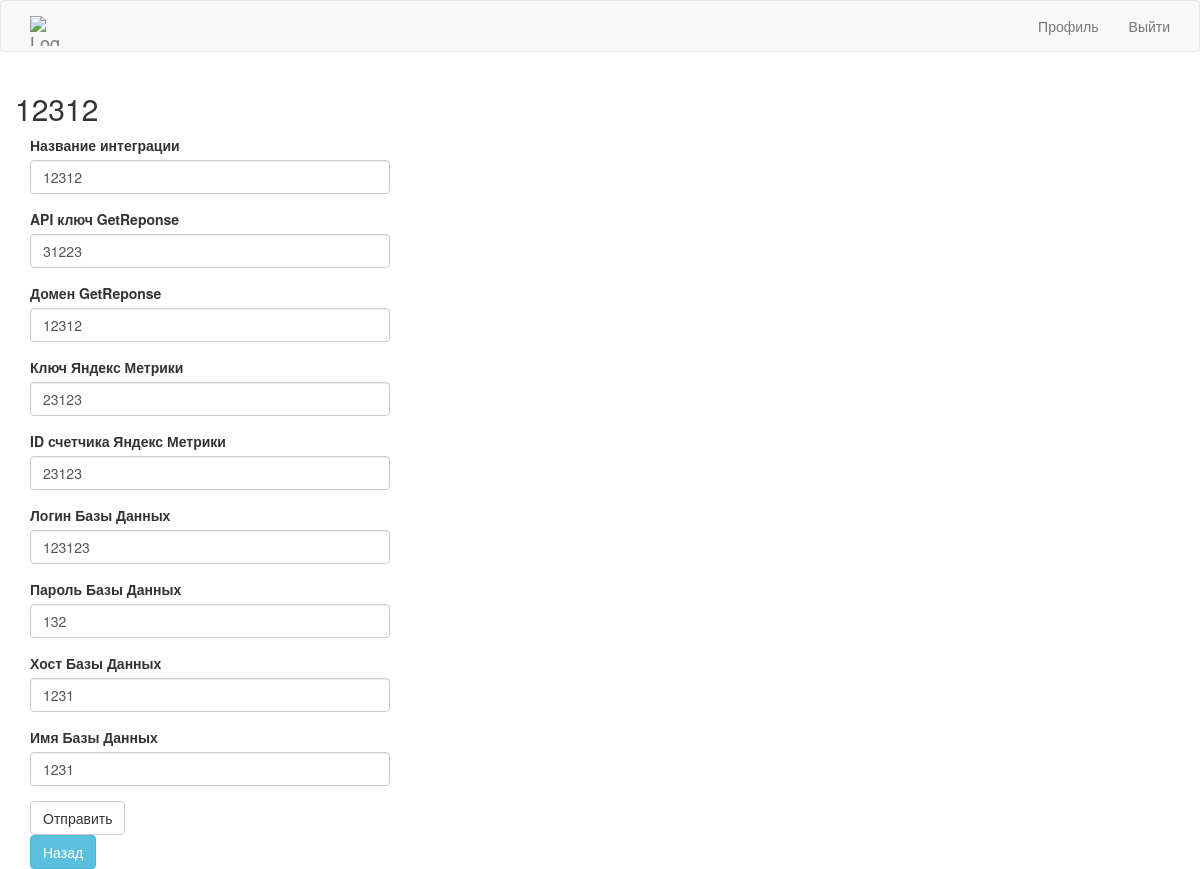
/edit_integration/3 (signed in), run on the app's committed database.
### app/models.py (models this page shows, shortened)
class Integration(UserMixin,db.Model):
    id = db.Column(db.Integer, primary_key=True)
    user_id = db.Column(db.Integer, db.ForeignKey('user.id'))
    integration_name = db.Column(db.String(100))
    api_key = db.Column(db.String(100))
    user_domain = db.Column(db.String(100))
    metrika_key = db.Column(db.String(100))
    metrika_counter_id = db.Column(db.Integer)
    clickhouse_login = db.Column(db.String(20))
    clickhouse_password = db.Column(db.String(20))
    clickhouse_host = db.Column(db.String(200))
    clickhouse_db = db.Column(db.String(200))

### app/main/routes.py (the view)
@bp.route('/edit_integration/<integration_id>', methods = ['GET','POST'])
@login_required
def edit_integration(integration_id):
    form = EditIntegration()
    integration = Integration.query.filter_by(id=integration_id).first_or_404()
    if integration.user!=current_user:
        abort(404)
    title = integration.integration_name
    if form.validate_on_submit():
        integration.integration_name = form.integration_name.data
        integration.api_key = form.api_key.data
        integration.user_domain = form.user_domain.data
        integration.metrika_key = form.metrika_key.data
        integration.metrika_counter_id = form.metrika_counter_id.data
        integration.clickhouse_login = form.clickhouse_login.data
        integration.clickhouse_password = form.clickhouse_password.data
        integration.clickhouse_host = form.clickhouse_host.data
        integration.clickhouse_db = form.clickhouse_db.data
        db.session.commit()
        flash('Изменения сохранены')
    elif request.method == 'GET':
        form.integration_name.data = integration.integration_name
        form.api_key.data = integration.api_key
        form.user_domain.data = integration.user_domain
        form.metrika_key.data = integration.metrika_key
        form.metrika_counter_id.data = integration.metrika_counter_id
        form.clickhouse_login.data = integration.clickhouse_login
        form.clickhouse_password.data = integration.clickhouse_password
        form.clickhouse_host.data = integration.clickhouse_host
        form.clickhouse_db.data = integration.clickhouse_db
    return render_template("create_integration.html", form=form, title=title)

### app/main/forms.py
class EditIntegration(FlaskForm):
    integration_name = StringField("Название интеграции", validators=[DataRequired()])
    api_key = StringField('API ключ GetReponse')
    user_domain = StringField('Домен GetReponse')
    metrika_key = StringField('Ключ Яндекс Метрики')
    metrika_counter_id = IntegerField('ID счетчика Яндекс Метрики')
    clickhouse_login = StringField('Логин Базы Данных', validators=[DataRequired()])
    clickhouse_password = StringField('Пароль Базы Данных', validators=[DataRequired()])
    clickhouse_host = StringField('Хост Базы Данных', validators=[DataRequired()])
    clickhouse_db = StringField('Имя Базы Данных', validators=[DataRequired()])
    submit = SubmitField("Отправить")

### app/models.py (called while the page is built)
@login.user_loader
def load_user(id):
    return User.query.get(int(id))

### app/templates/create_integration.html
{% extends "base.html" %}
{% import 'bootstrap/wtf.html' as wtf %}
{% block app_content %}
  <div class="row">
    {% if title %} <h2>{{title}}</h2> {% endif %}
      <div class="col-md-4">
          {{ wtf.quick_form(form) }}
          <a class="btn btn-info" href="{{url_for('main.user_integrations')}}">Назад</a>
      </div>
  </div>
{% endblock %}

### data on the page
Integration: integration_name "12312", api_key "31223", user_domain "12312", metrika_key "23123", metrika_counter_id "23123", clickhouse_login "123123", clickhouse_password "132", clickhouse_host "1231", clickhouse_db "1231"
